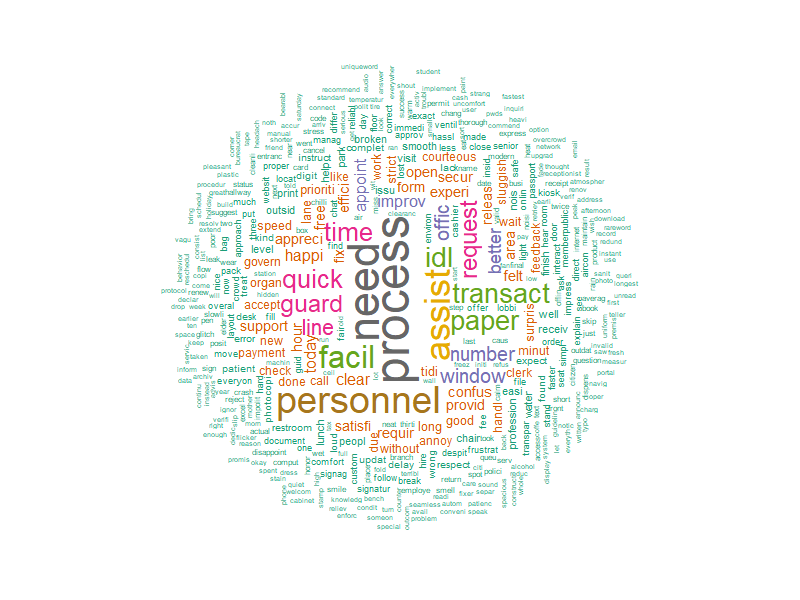

Reproduce this figure in R.
#setwd("C:/Users/Earl Ryan/Documents/wordcloud_exam")
#install.packages(c("tm", "SnowballC", "wordcloud", "RColorBrewer"))
# wordcloud_exam.R
# Packages

library(tm)
library(SnowballC)
library(wordcloud)
library(RColorBrewer)

# ---------------- Part 1: Data Preparation ----------------

text <- readLines("feedback.txt", encoding = "UTF-8", warn=FALSE)
text <- c(text, "uniqueword1 uniqueword2 rareword rareword2")

corpus <- Corpus(VectorSource(text))

corpus <- tm_map(corpus, content_transformer(tolower))
corpus <- tm_map(corpus, content_transformer(function(x) gsub("[^a-z ]", " ", x)))
corpus <- tm_map(corpus, removeNumbers)
corpus <- tm_map(corpus, removeWords, stopwords("english"))
corpus <- tm_map(corpus, stripWhitespace)
corpus <- tm_map(corpus, stemDocument)


# ---------------- Part 2: Word Frequency Analysis ----------------
tdm <- TermDocumentMatrix(corpus)
m <- as.matrix(tdm)
word_freqs <- sort(rowSums(m), decreasing = TRUE)
df <- data.frame(word = names(word_freqs), freq = word_freqs)

print("Top 10 most frequent words")
head(df, 10)

# ---------------- Part 3: Main Word Cloud ----------------
png("wordcloud_exam.png", width = 800, height = 600)
set.seed(112605)
wordcloud(
  words = df$word,
  freq = df$freq,
  min.freq = 2,
  max.words = 1000,
  random.order = FALSE,
  rot.per = 0.35,
  colors = brewer.pal(8, "Dark2")
)
dev.off()

# ---------------- Part 4: Rare Words Cloud ----------------
raredf<- subset(df, freq==1)

print("Top 5 Least frequent words")
head(raredf, 5)

png("wordcloud_rare.png", width = 800, height = 600)
set.seed(1234)
wordcloud(
  words = raredf$word,
  freq = raredf$freq,
  min.freq = 1,
  max.words = 1000,
  random.order = FALSE,
  rot.per = 0.35,
  colors = brewer.pal(8, "Dark2")
)
dev.off()
